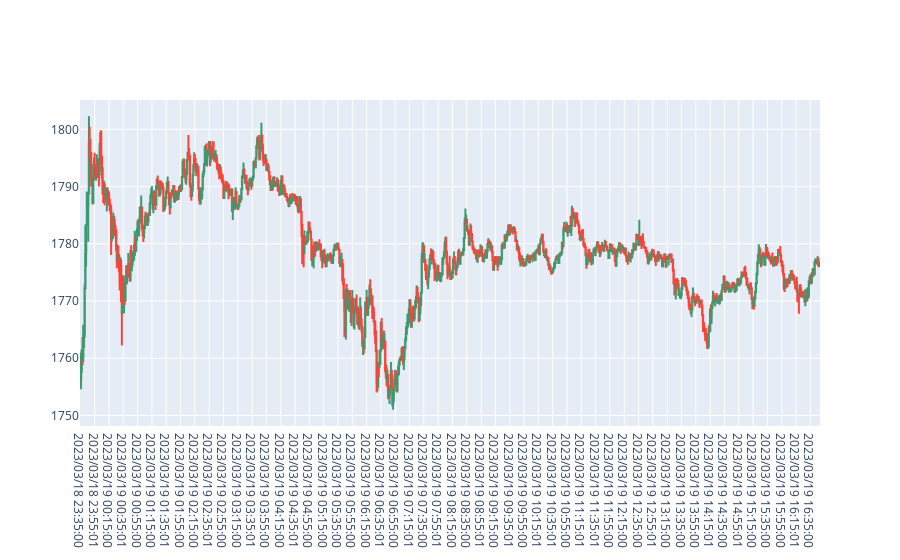

Notebook cell for this chart:
### Code cell
import plotly.graph_objects as go
import pandas as pd

fig = go.Figure(
    data=go.Candlestick(
        x=df_k2['time_get'],
        open=df_k2['o'],
        high=df_k2['h'],
        low=df_k2['l'],
        close=df_k2['c']
    )
)
fig.update_layout(xaxis_rangeslider_visible=False)

### Figure 1 — Plotly figure (JSON) as saved in the notebook; plotly's stock layout.template omitted (floating-point values rounded to 4 significant figures; data arrays with more than 128 entries replaced by an {"elided": "..."} marker saying what was removed)
{"data": [{"close": {"elided": "1034 str values"}, "high": {"elided": "1034 str values"}, "low": {"elided": "1034 str values"}, "open": {"elided": "1034 str values"}, "type": "candlestick", "x": {"elided": "1034 str values"}}], "layout": {"xaxis": {"rangeslider": {"visible": false}}}}
